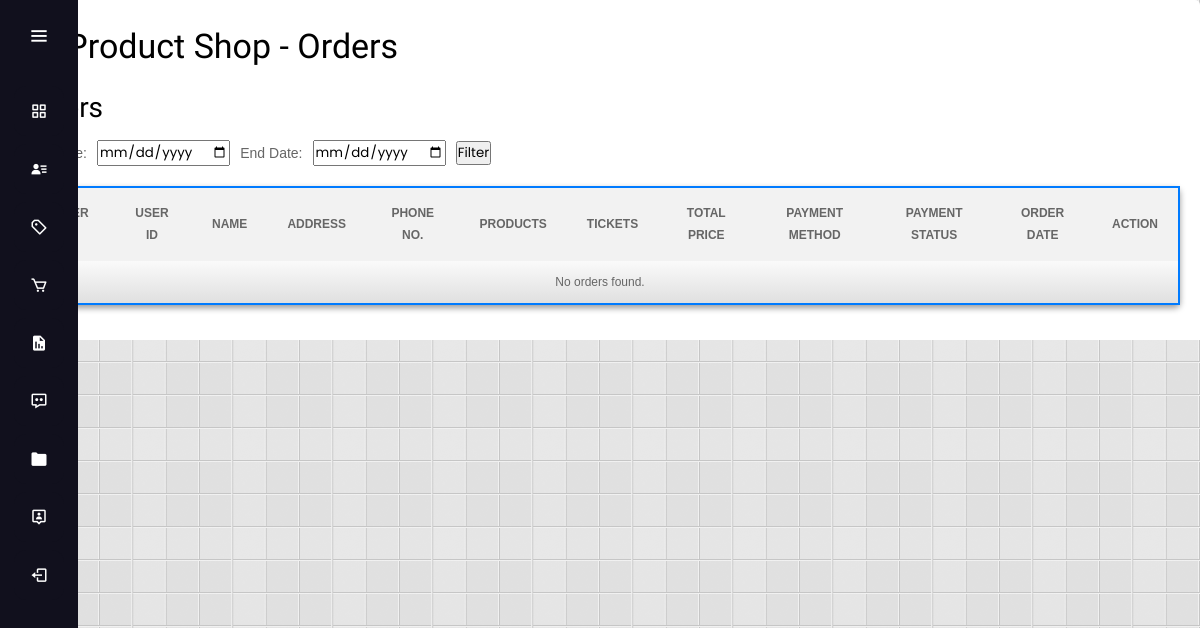
/superadmin_order_detail.php, run on an earlier commit of the app's database.
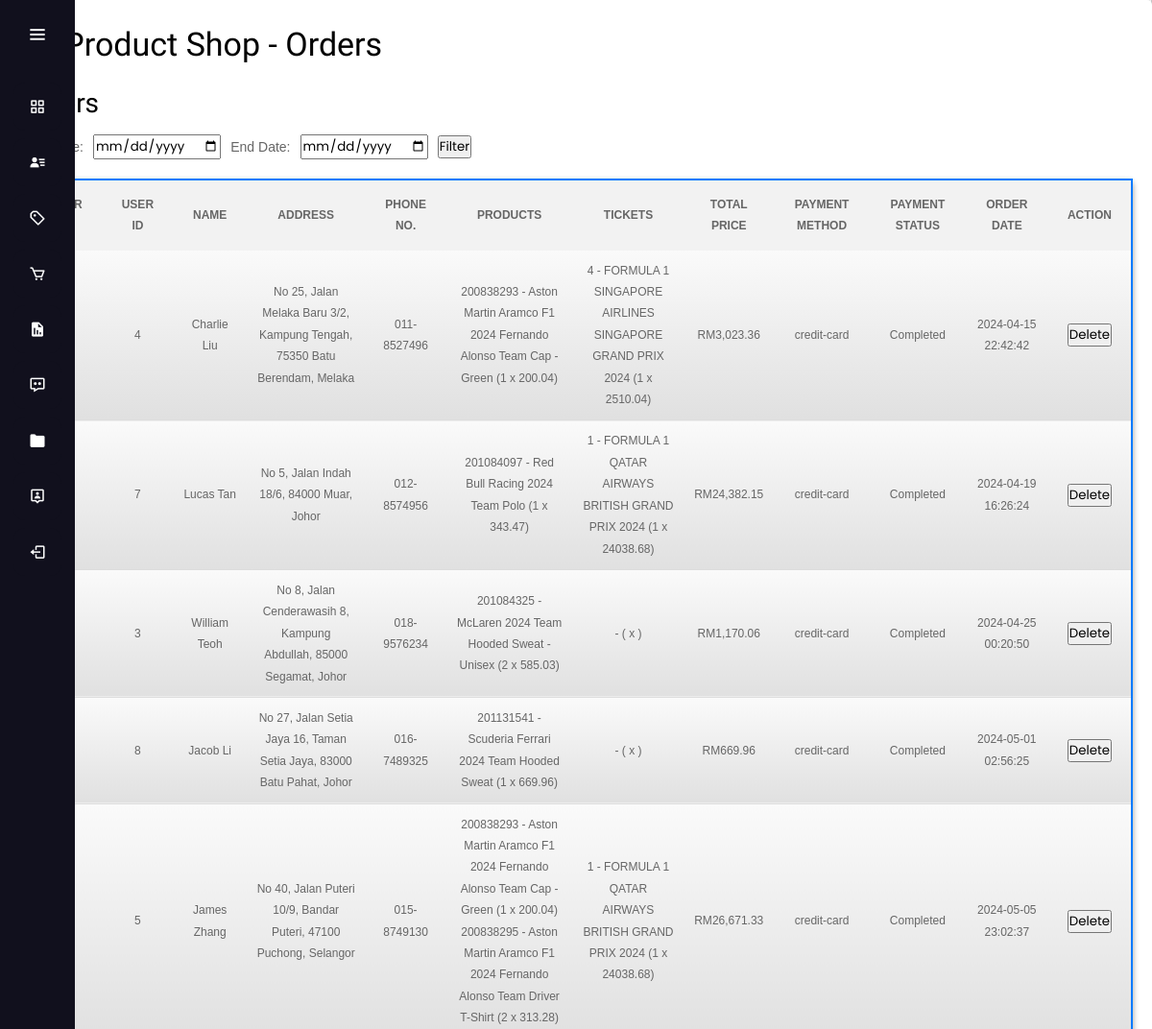
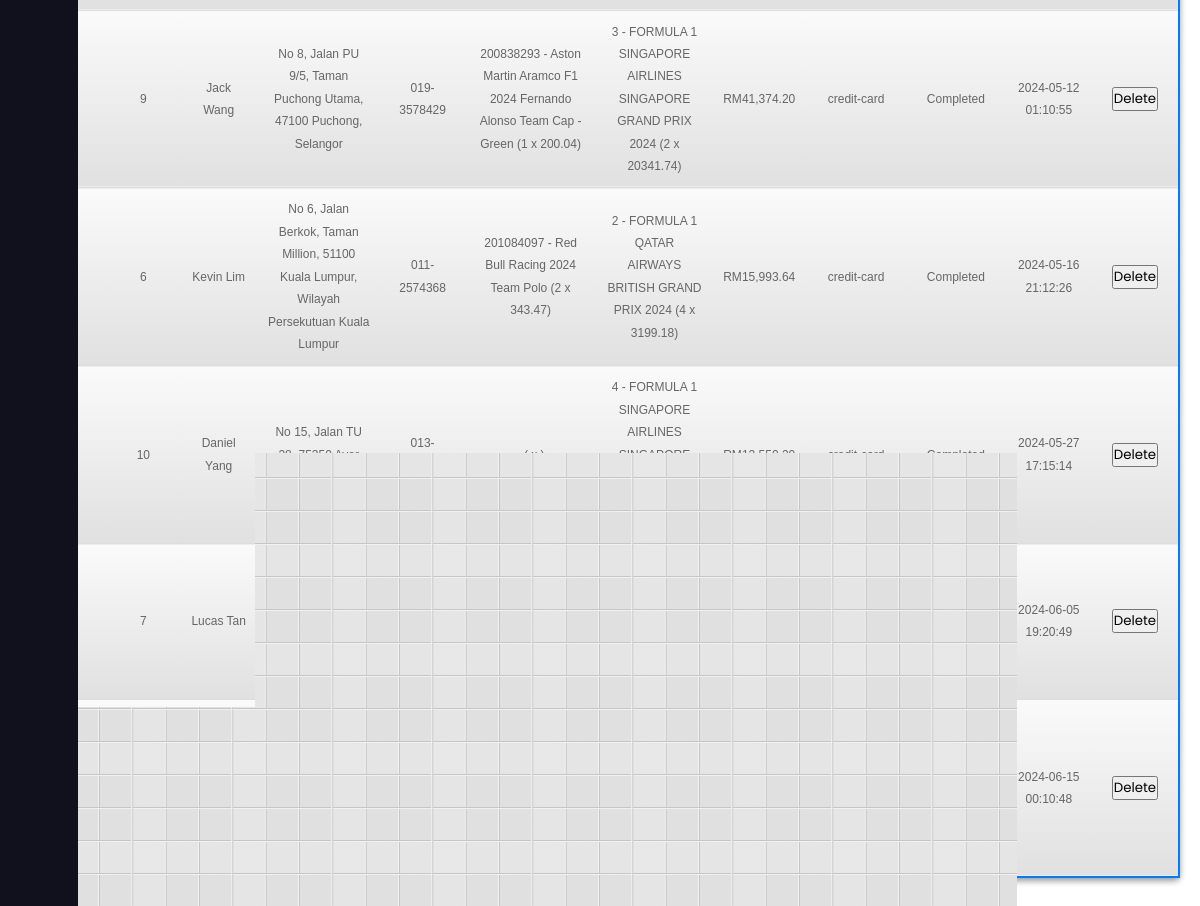
And on a later commit of the database (2 pictures, top to bottom).
### tables this page shows
CREATE TABLE `order_detail` (
  `order_id` int(11) NOT NULL,
  `user_id` int(11) NOT NULL,
  `name` varchar(100) NOT NULL,
  `address` varchar(255) NOT NULL,
  `phone` varchar(15) NOT NULL,
  `payment_method` varchar(20) NOT NULL,
  `total_price` decimal(12,2) NOT NULL,
  `payment_status` varchar(20) NOT NULL DEFAULT 'pending',
  `created_at` timestamp NOT NULL DEFAULT current_timestamp()
);

### superadmin_order_detail.php (the view, shortened to what the changed rows need)
<!DOCTYPE HTML>
<html>
<head>
    <link rel="stylesheet" type="text/css" media="screen" href="./css/admin_style.css">
    <link rel="stylesheet" type="text/css" media="screen" href="menu/css/simple_menu.css">
    <link rel="stylesheet" type="text/css" media="screen" href="./css/product.css">
    <link rel="stylesheet" type="text/css" href="js/fancybox/jquery.fancybox.css" media="all">
</head>
<?php
include 'superadmin_sidebar.php';
?>
<body>
    <div id="admin_product">
        <h1>F1 Product Shop - Orders</h1>
        <div class="product-list">
            <h2>Orders</h2>
            <table class="product-table" border="1" width="1000px" height="100px">
                <tr>
                    <th>Order ID</th>
                    <th>User ID</th>
                    <th>Name</th>
                    <th>Address</th>
                    <th>Phone No.</th>
                    <th>Products</th>
                    <th>Tickets</th>
                    <th>Total Price</th>
                    <th>Payment Method</th>
                    <th>Payment Status</th>
                    <th>Order Date</th>
                    <th>Action</th>
                </tr>
                <?php
                $query = "SELECT o.order_id, o.user_id, o.name, o.address, o.phone, o.payment_method, o.payment_status, o.created_at, o.total_price,
                GROUP_CONCAT(DISTINCT oi.product_code ORDER BY oi.product_code) AS product_codes,
                GROUP_CONCAT(DISTINCT p.product_name ORDER BY oi.product_code) AS product_names,
                GROUP_CONCAT(DISTINCT oi.quantity ORDER BY oi.product_code) AS product_quantities,
                GROUP_CONCAT(DISTINCT oi.price ORDER BY oi.product_code) AS product_prices,
                GROUP_CONCAT(DISTINCT ot.ticketID ORDER BY ot.ticketID) AS ticketIDs,
                GROUP_CONCAT(DISTINCT t.race ORDER BY ot.ticketID) AS ticket_races,
                GROUP_CONCAT(DISTINCT ot.quantity ORDER BY ot.ticketID) AS ticket_quantities,
                GROUP_CONCAT(DISTINCT ot.price ORDER BY ot.ticketID) AS ticket_prices
                FROM `order_detail` o
                LEFT JOIN `order_items` oi ON o.order_id = oi.order_id
                LEFT JOIN `product` p ON oi.product_code = p.product_code
                LEFT JOIN `order_tickets` ot ON o.order_id = ot.order_id
                LEFT JOIN `ticket` t ON ot.ticketID = t.ticketID
                WHERE 1=1";
                $query .= " GROUP BY o.order_id";
                $result = mysqli_query($connect, $query);
                if (mysqli_num_rows($result) > 0) {
                    while ($row = mysqli_fetch_assoc($result)) {
                        echo "<tr>";
                        echo "<td>" . $row["order_id"] . "</td>";
                        echo "<td>" . $row["user_id"] . "</td>";
                        echo "<td>" . $row["name"] . "</td>";
                        echo "<td>" . $row["address"] . "</td>";
                        echo "<td>" . $row["phone"] . "</td>";
                        $productDetails = [];
                        $productCodes = explode(',', $row['product_codes']);
                        $productNames = explode(',', $row['product_names']);
                        $productQuantities = explode(',', $row['product_quantities']);
                        $productPrices = explode(',', $row['product_prices']);
                        for ($i = 0; $i < count($productCodes); $i++) {
                            if (isset($productCodes[$i], $productNames[$i], $productQuantities[$i], $productPrices[$i])) {
                                $productDetails[] = $productCodes[$i] . " - " . $productNames[$i] . " (" . $productQuantities[$i] . " x " . $productPrices[$i] . ")";
                            }
                        }
                        echo "<td>" . implode('<br>', $productDetails) . "</td>";
                        $ticketDetails = [];
                        $ticketIDs = explode(',', $row['ticketIDs']);
                        $ticketRaces = explode(',', $row['ticket_races']);
                        $ticketQuantities = explode(',', $row['ticket_quantities']);
                        $ticketPrices = explode(',', $row['ticket_prices']);
                        for ($i = 0; $i < count($ticketIDs); $i++) {
                            if (isset($ticketIDs[$i], $ticketRaces[$i], $ticketQuantities[$i], $ticketPrices[$i])) {
                                $ticketDetails[] = $ticketIDs[$i] . " - " . $ticketRaces[$i] . " (" . $ticketQuantities[$i] . " x " . $ticketPrices[$i] . ")";
                            }
                        }
                        echo "<td>" . implode('<br>', $ticketDetails) . "</td>";
                        echo "<td>RM" . number_format($row["total_price"], 2) . "</td>";
                        echo "<td>" . $row["payment_method"] . "</td>";
                        echo "<td>" . $row["payment_status"] . "</td>";
                        echo "<td>" . $row["created_at"] . "</td>";
                        echo "<td>";
                        echo "<form method='post' action='admin_delete_order.php' style='display:inline-block;'>";
                        echo "<button type='submit' onclick='return confirmation();'>Delete</button>";
                        echo "</form>";
                        echo "</td>";
                        echo "</tr>";
                    }
                } else {
                    echo "<tr><td colspan='12'>No orders found.</td></tr>";
                }
                ?>
            </table>
        </div>
    </div>
</body>
</html>

What changed in the data, as far as the page shows it:
added order_detail: user "4", name "Charlie Liu", address "No 25, Jalan Melaka Baru 3/2, Kampung Tengah, 75350 Batu Berendam, Melaka", phone "011-8527496", productDetails "200838293 - Aston Martin Aramco F1 2024 Fernando Alonso Team Cap - Green (1 x 200.04)", ticketDetails "4 - FORMULA 1 SINGAPORE AIRLINES SINGAPORE GRAND PRIX 2024 (1 x 2510.04)", total_price "3,023.36", payment_method "credit-card", payment_status "Completed", created_at "2024-04-15 22:42:42"
added order_detail: user "7", name "Lucas Tan", address "No 5, Jalan Indah 18/6, 84000 Muar, Johor", phone "012-8574956", productDetails "201084097 - Red Bull Racing 2024 Team Polo (1 x 343.47)", ticketDetails "1 - FORMULA 1 QATAR AIRWAYS BRITISH GRAND PRIX 2024 (1 x 24038.68)", total_price "24,382.15", payment_method "credit-card", payment_status "Completed", created_at "2024-04-19 16:26:24"
added order_detail: user "3", name "William Teoh", address "No 8, Jalan Cenderawasih 8, Kampung Abdullah, 85000 Segamat, Johor", phone "018-9576234", productDetails "201084325 - McLaren 2024 Team Hooded Sweat - Unisex (2 x 585.03)", ticketDetails "- ( x )", total_price "1,170.06", payment_method "credit-card", payment_status "Completed", created_at "2024-04-25 00:20:50"
added order_detail: user "8", name "Jacob Li", address "No 27, Jalan Setia Jaya 16, Taman Setia Jaya, 83000 Batu Pahat, Johor", phone "016-7489325", productDetails "201131541 - Scuderia Ferrari 2024 Team Hooded Sweat (1 x 669.96)", ticketDetails "- ( x )", total_price "669.96", payment_method "credit-card", payment_status "Completed", created_at "2024-05-01 02:56:25"
added order_detail: user "5", name "James Zhang", address "No 40, Jalan Puteri 10/9, Bandar Puteri, 47100 Puchong, Selangor", phone "015-8749130", productDetails "200838293 - Aston Martin Aramco F1 2024 Fernando Alonso Team Cap - Green (1 x 200.04) 200838295 - Aston Martin Aramco F1 2024 Fernando Alonso Team Driver T-Shirt (2 x 313.28)", ticketDetails "1 - FORMULA 1 QATAR AIRWAYS BRITISH GRAND PRIX 2024 (1 x 24038.68)", total_price "26,671.33", payment_method "credit-card", payment_status "Completed", created_at "2024-05-05 23:02:37"
added order_detail: user "9", name "Jack Wang", address "No 8, Jalan PU 9/5, Taman Puchong Utama, 47100 Puchong, Selangor", phone "019-3578429", productDetails "200838293 - Aston Martin Aramco F1 2024 Fernando Alonso Team Cap - Green (1 x 200.04)", ticketDetails "3 - FORMULA 1 SINGAPORE AIRLINES SINGAPORE GRAND PRIX 2024 (2 x 20341.74)", total_price "41,374.20", payment_method "credit-card", payment_status "Completed", created_at "2024-05-12 01:10:55"
added order_detail: user "6", name "Kevin Lim", address "No 6, Jalan Berkok, Taman Million, 51100 Kuala Lumpur, Wilayah Persekutuan Kuala Lumpur", phone "011-2574368", productDetails "201084097 - Red Bull Racing 2024 Team Polo (2 x 343.47)", ticketDetails "2 - FORMULA 1 QATAR AIRWAYS BRITISH GRAND PRIX 2024 (4 x 3199.18)", total_price "15,993.64", payment_method "credit-card", payment_status "Completed", created_at "2024-05-16 21:12:26"
added order_detail: user "10", name "Daniel Yang", address "No 15, Jalan TU 28, 75350 Ayer Keroh, Melaka", phone "013-9634578", productDetails "- ( x )", ticketDetails "4 - FORMULA 1 SINGAPORE AIRLINES SINGAPORE GRAND PRIX 2024 (5 x 2510.04)", total_price "12,550.20", payment_method "credit-card", payment_status "Completed", created_at "2024-05-27 17:15:14"
added order_detail: user "7", name "Lucas Tan", address "No 5, Jalan Indah 18/6, 84000 Muar, Johor", phone "012-8574956", productDetails "200838293 - Aston Martin Aramco F1 2024 Fernando Alonso Team Cap - Green (1 x 200.04)", ticketDetails "1 - FORMULA 1 QATAR AIRWAYS BRITISH GRAND PRIX 2024 (1 x 24038.68)", total_price "52,378.82", payment_method "credit-card", payment_status "Completed", created_at "2024-06-05 19:20:49"
added order_detail: name "James Zhang", address "No 40, Jalan Puteri 10/9, Bandar Puteri, 47100 Puchong, Selangor", phone "015-8749130", productDetails "- ( x )", ticketDetails "3 - FORMULA 1 SINGAPORE AIRLINES SINGAPORE GRAND PRIX 2024 (4 x 20341.74)", total_price "81,366.96", payment_method "credit-card", payment_status "Completed", created_at "2024-06-15 00:10:48"
Also different on the page:
text no longer shown: "No orders found."
